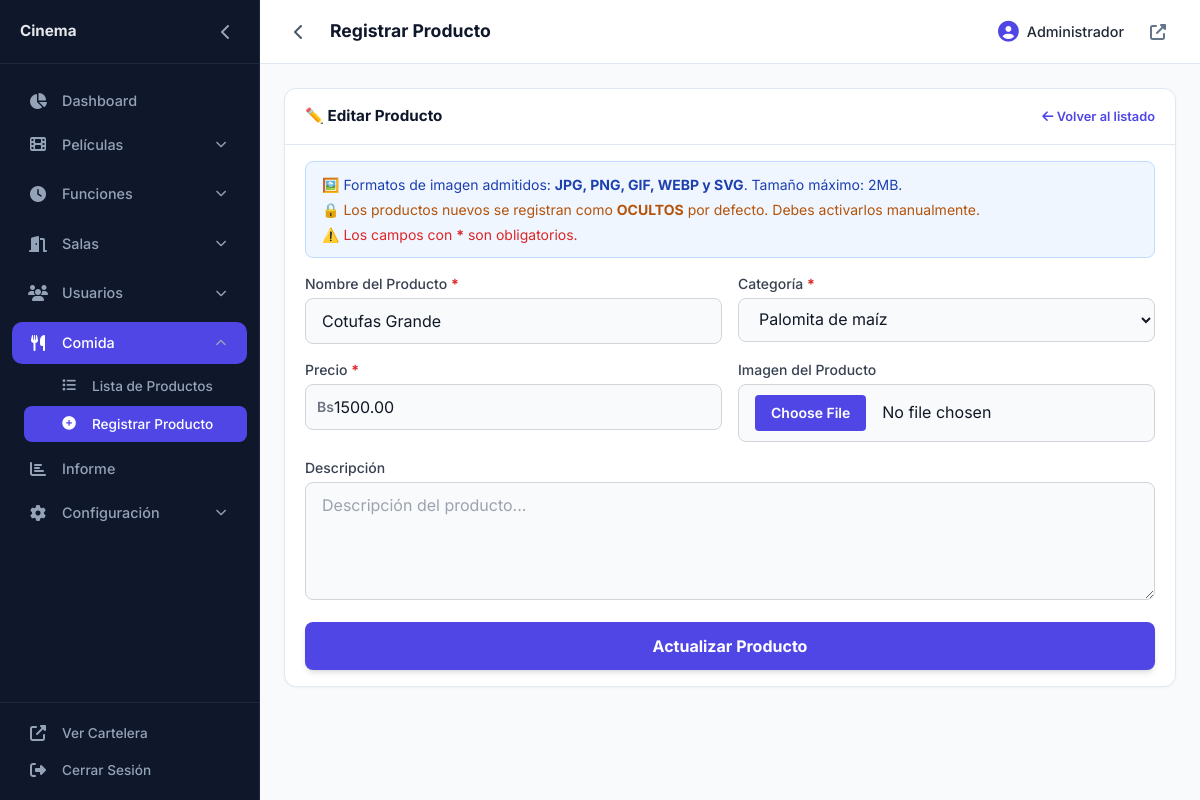
Page /admin/index.php?tab=food&action=register&edit_food_id=4 (signed in) on the earlier database version.
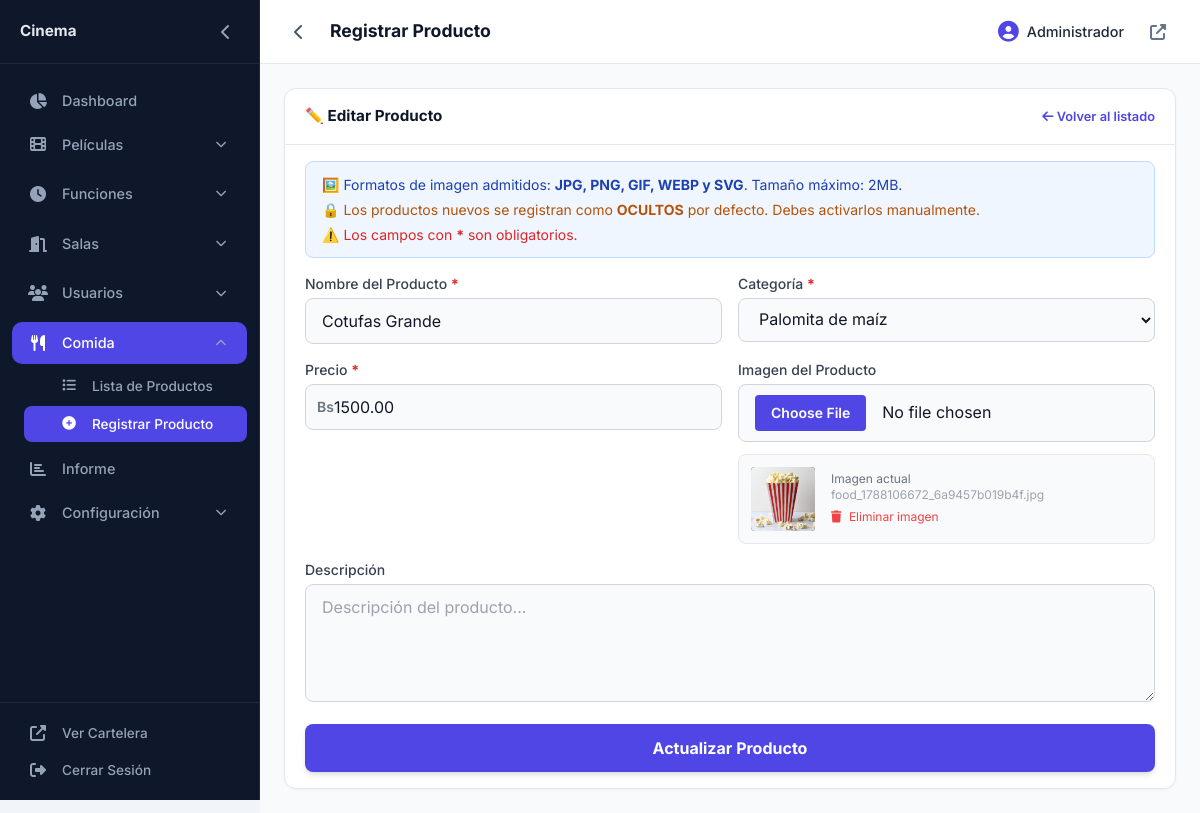
Same page on the later database version.
### tables this page shows
CREATE TABLE `food_items` (
  `id` int(11) NOT NULL,
  `name` varchar(100) NOT NULL,
  `description` text DEFAULT NULL,
  `price` decimal(10,2) NOT NULL,
  `image_url` varchar(255) DEFAULT NULL,
  `category_id` int(11) DEFAULT NULL,
  `is_active` tinyint(1) DEFAULT 1,
  `created_at` timestamp NULL DEFAULT current_timestamp()
);

CREATE TABLE `food_categories` (
  `id` int(11) NOT NULL,
  `name` varchar(50) NOT NULL,
  `description` text DEFAULT NULL,
  `is_active` tinyint(1) DEFAULT 1,
  `created_at` timestamp NULL DEFAULT current_timestamp()
);

### config.php (called while the page is built, shortened)
<?php
function getSiteConfig($pdo)
{
    static $config = null;
    if ($config !== null) {
        return $config;
    }
    $defaults = [
        'site_name' => 'Cinema Pro',
        'site_logo' => '',
        'footer_logo' => '',
        'site_favicon' => '',
        'timezone' => 'America/Caracas',
        'footer_copyright' => '© ' . date('Y') . ' Cinema. Todos los derechos reservados.',
        'currency_symbol' => '$',
        'currency_position' => 'left',
        'thousands_separator' => '.',
        'decimal_separator' => ',',
        'decimal_places' => '2',
        'address' => '',
        'phone' => '',
        'email' => '',
        'instagram' => '',
        'facebook' => '',
        'twitter' => '',
        'telegram' => '',
        'whatsapp' => ''
    ];
    try {
        $stmt = $pdo->query("SELECT key_name, value FROM site_config");
        $rows = $stmt->fetchAll();
        $config = [];
        foreach ($rows as $row) {
            $config[$row['key_name']] = $row['value'];
        }
        foreach ($defaults as $key => $default_value) {
            if (!isset($config[$key]) || $config[$key] === '') {
                $config[$key] = $default_value;
            }
        }
        return $config;
    } catch (PDOException $e) {
        error_log("Error cargando configuración del sitio: " . $e->getMessage());
        return $defaults;
    }
}

### admin/modules/food/food_register.php (the view, shortened to what the changed rows need)
<?php
$edit_food_id = isset($_GET['edit_food_id']) ? filter_var($_GET['edit_food_id'], FILTER_VALIDATE_INT) : null;
$edit_food = null;
if ($edit_food_id && $edit_food_id > 0) {
    $stmt = $pdo->prepare("SELECT * FROM food_items WHERE id = ?");
    $stmt->execute([$edit_food_id]);
    $edit_food = $stmt->fetch(PDO::FETCH_ASSOC);
}
$food_categories = $pdo->query("SELECT * FROM food_categories ORDER BY name ASC")->fetchAll();
$siteRoot = dirname(__DIR__, 3);
$has_current_image = $edit_food && !empty($edit_food['image_url']) && file_exists($siteRoot . '/' . $edit_food['image_url']);
?>
<div class="admin-card">
    <div class="admin-card-header">
        <h3 class="admin-card-title">
            <?= $edit_food ? '✏️ Editar Producto' : '➕ Registrar Nuevo Producto' ?>
        </h3>
        <a href="index.php?tab=food" class="admin-card-link">
            <i class="fas fa-arrow-left"></i> Volver al listado
        </a>
    </div>
    <div class="admin-card-body">
        <div class="movie-form-help">
            <p>🖼️ Formatos de imagen admitidos: <strong>JPG, PNG, GIF, WEBP y SVG</strong>. Tamaño máximo: 2MB.</p>
            <p class="mt-1 warning">🔒 Los productos nuevos se registran como <strong>OCULTOS</strong> por defecto. Debes activarlos manualmente.</p>
            <p class="mt-1 danger">⚠️ Los campos con <strong class="field-required">*</strong> son obligatorios.</p>
        </div>
        <form action="modules/food/food_actions.php" method="POST" enctype="multipart/form-data" class="grid grid-cols-1 md:grid-cols-2 gap-4">
            <div>
                <label class="block text-sm font-medium text-gray-700 mb-1">Nombre del Producto <span class="field-required">*</span></label>
                <input type="text" name="food_name" required maxlength="100"
                       value="<?= $edit_food ? htmlspecialchars($edit_food['name']) : '' ?>"
                       placeholder="Ej: Palomitas Grandes"
                       class="w-full bg-gray-50 border border-gray-300 rounded-lg px-4 py-2.5 text-gray-900 focus:ring-2 focus:ring-indigo-500 focus:border-indigo-500">
            </div>
            <div>
                <label class="block text-sm font-medium text-gray-700 mb-1">Categoría <span class="field-required">*</span></label>
                <select name="category_id" required class="w-full bg-gray-50 border border-gray-300 rounded-lg px-4 py-2.5 text-gray-900 focus:ring-2 focus:ring-indigo-500 focus:border-indigo-500">
                    <?php foreach ($food_categories as $cat): ?>
                        <option value="<?= htmlspecialchars($cat['id']) ?>" <?= ($edit_food && isset($edit_food['category_id']) && $edit_food['category_id'] == $cat['id']) ? 'selected' : '' ?>>
                            <?= htmlspecialchars($cat['name']) ?>
                        </option>
                    <?php endforeach; ?>
                </select>
            </div>
            <div>
                <label class="block text-sm font-medium text-gray-700 mb-1">Precio <span class="field-required">*</span></label>
                <div class="relative">
                    <span class="absolute left-3 top-1/2 -translate-y-1/2 text-gray-500 text-sm font-semibold"><?= htmlspecialchars($siteConfig['currency_symbol'] ?? '$') ?></span>
                    <input type="number" step="0.01" min="0.01" name="food_price" id="foodPriceInput" required
                           value="<?= $edit_food ? htmlspecialchars($edit_food['price']) : '' ?>"
                           placeholder="0.00"
                           class="w-full bg-gray-50 border border-gray-300 rounded-lg pl-7 pr-3 py-2.5 text-gray-900 focus:ring-2 focus:ring-indigo-500 focus:border-indigo-500">
                </div>
            </div>
            <div>
                <label class="block text-sm font-medium text-gray-700 mb-1">Imagen del Producto</label>
                <input type="file" name="food_image" id="foodImageInput" accept="image/*"
                       class="w-full bg-gray-50 border border-gray-300 rounded-lg px-4 py-2.5 text-gray-900 focus:ring-2 focus:ring-indigo-500 focus:border-indigo-500 file:mr-4 file:py-2 file:px-4 file:rounded file:border-0 file:text-sm file:font-semibold file:bg-indigo-600 file:text-white hover:file:bg-indigo-700">
                <?php if ($has_current_image): ?>
                    <div class="mt-3 flex items-center gap-4 bg-gray-50 p-3 rounded-lg border border-gray-200">
                        <?php $img_src = preg_match('#^(https?:)?//#', $edit_food['image_url']) ? $edit_food['image_url'] : '../' . $edit_food['image_url']; ?>
                        <img src="<?= htmlspecialchars($img_src) . '?v=' . time() ?>" alt="Imagen actual" class="h-16 w-16 object-cover rounded bg-gray-900">
                        <div class="flex-1">
                            <p class="text-xs text-gray-500">Imagen actual</p>
                            <p class="text-xs text-gray-400 truncate"><?= htmlspecialchars(basename($edit_food['image_url'])) ?></p>
                            <button type="submit" name="remove_image" value="1" class="text-xs text-red-500 hover:text-red-700 transition-colors mt-1" data-confirm="¿Eliminar la imagen actual?">
                                <i class="fas fa-trash mr-1"></i> Eliminar imagen
                            </button>
                        </div>
                    </div>
                <?php endif; ?>
            </div>
            <div class="md:col-span-2">
                <label class="block text-sm font-medium text-gray-700 mb-1">Descripción</label>
                <textarea name="food_description" rows="4" placeholder="Descripción del producto..."
                          class="w-full bg-gray-50 border border-gray-300 rounded-lg px-4 py-2.5 text-gray-900 focus:ring-2 focus:ring-indigo-500 focus:border-indigo-500"><?= $edit_food ? htmlspecialchars($edit_food['description'] ?? '') : '' ?></textarea>
            </div>
            <button type="submit" class="md:col-span-2 bg-indigo-600 hover:bg-indigo-700 text-white font-bold py-3 rounded-lg transition-colors shadow-md">
                <?= $edit_food ? 'Actualizar Producto' : 'Guardar Producto (Oculto)' ?>
            </button>
        </form>
    </div>
</div>

Differences in the rows shown:
changed food_items "Cotufas Grande": image_url: picture added; image_url (not shown) → "food_1788106672_6a9457b019b4f.jpg"
Other differences:
text now shown: "Imagen actual Eliminar imagen"
